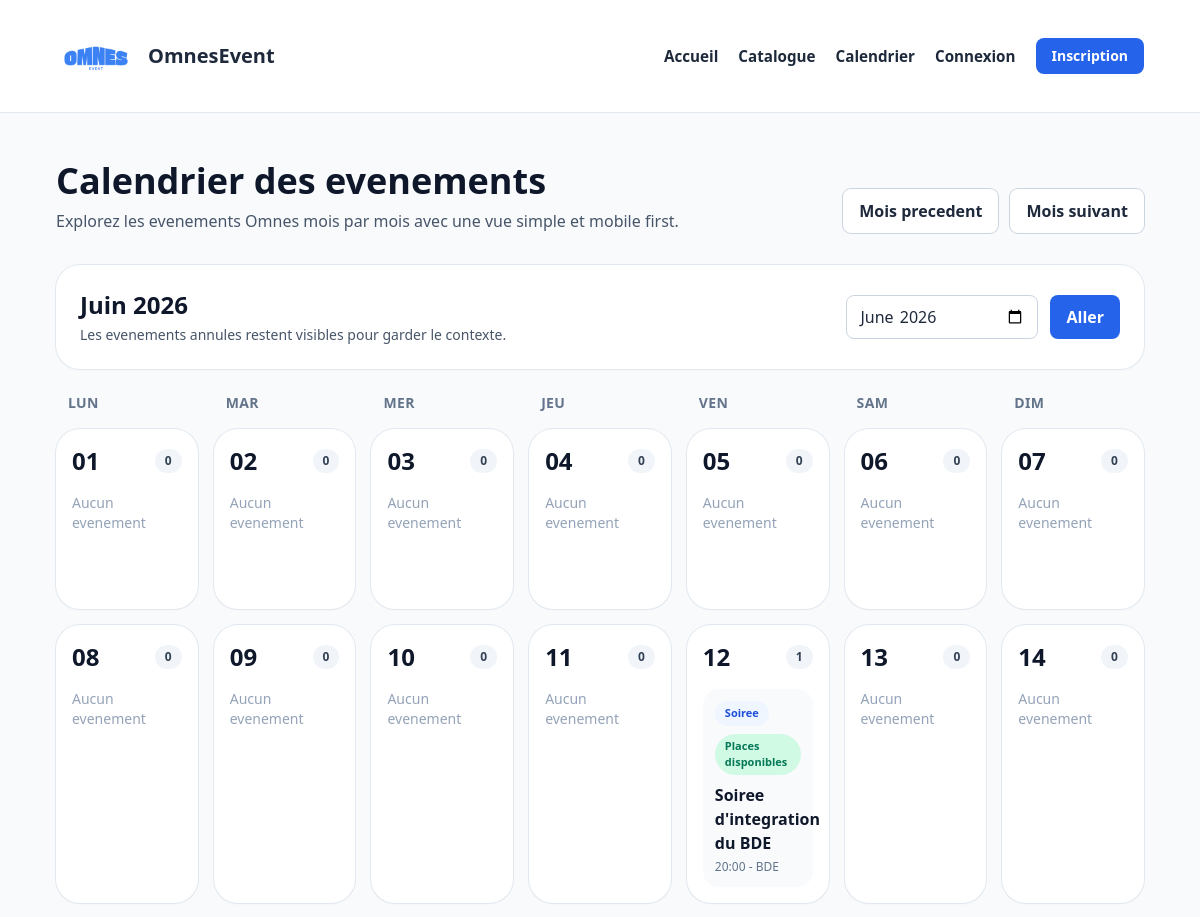
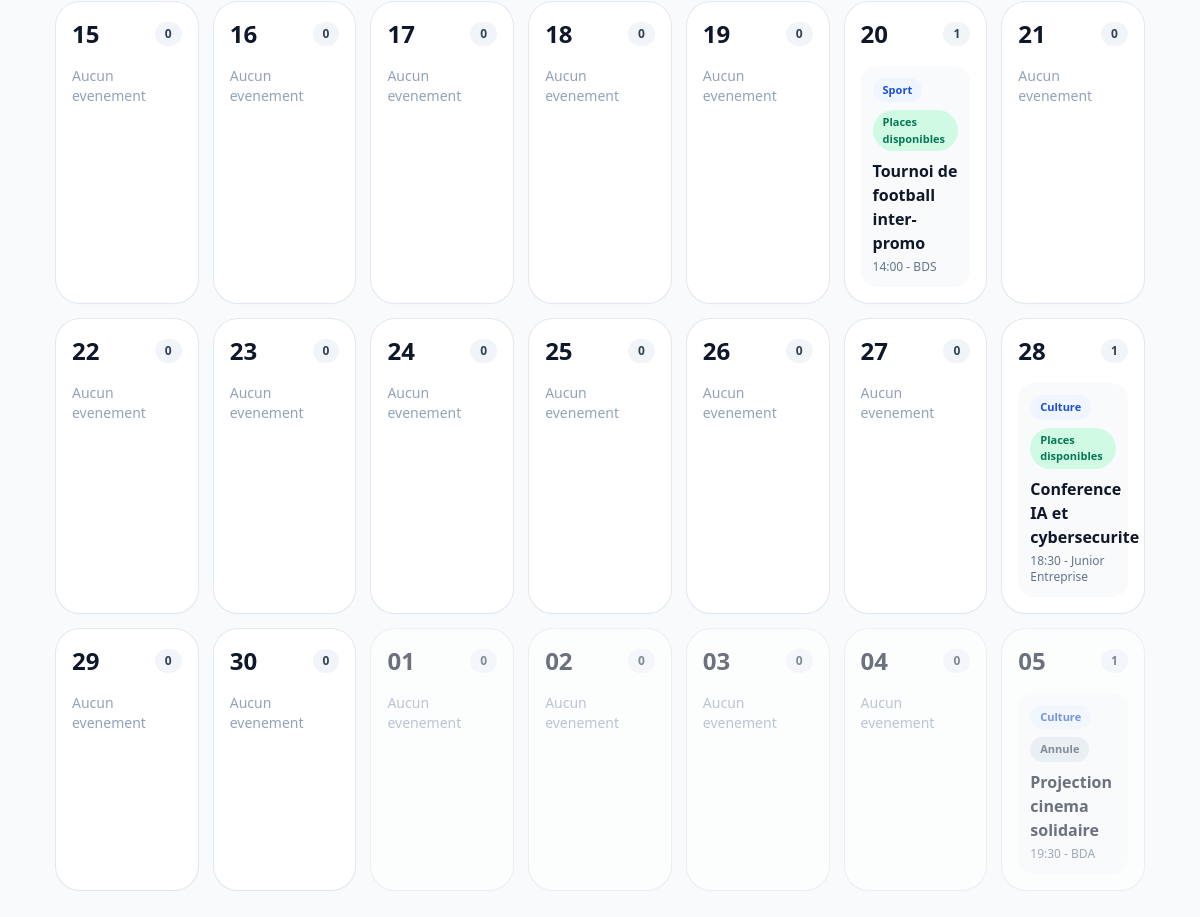
The page /pages/calendrier.php?mois=2026-06 on the database its author committed (2 pictures, top to bottom).
### tables this page shows
CREATE TABLE evenements (
    id INT AUTO_INCREMENT PRIMARY KEY,
    titre VARCHAR(180) NOT NULL,
    description TEXT NOT NULL,
    details_complets TEXT NULL,
    date_evenement DATETIME NOT NULL,
    lieu VARCHAR(180) NOT NULL,
    adresse_complete VARCHAR(255) NULL,
    categorie VARCHAR(50) NOT NULL,
    association VARCHAR(120) NOT NULL,
    image VARCHAR(255) NULL,
    capacite_max INT NOT NULL,
    prix DECIMAL(10,2) NOT NULL DEFAULT 0.00,
    places_reservees INT NOT NULL DEFAULT 0,
    statut ENUM('actif', 'annule') NOT NULL DEFAULT 'actif',
    organisateur_id INT NOT NULL,
    created_at TIMESTAMP NOT NULL DEFAULT CURRENT_TIMESTAMP,
    CONSTRAINT fk_evenements_organisateur
        FOREIGN KEY (organisateur_id) REFERENCES users(id)
        ON DELETE CASCADE
        ON UPDATE CASCADE
);

### includes/functions.php (called while the page is built, shortened)
<?php
function e(null|string|int|float $value): string
{
    return htmlspecialchars((string) $value, ENT_QUOTES, 'UTF-8');
}
function url(string $path = ''): string
{
    $path = trim($path);
    return BASE_URL . '/' . ltrim($path, '/');
}
function format_event_date(string $datetime, string $format = 'd/m/Y a H:i'): string
{
    return (new DateTime($datetime))->format($format);
}
function event_reserved_places(array $event, PDO $pdo): int
{
    if (isset($event['places_reservees'])) {
        return (int) $event['places_reservees'];
    }
    $stmt = $pdo->prepare(
        'SELECT COUNT(*)
         FROM reservations
         WHERE evenement_id = :event_id
           AND statut = "reserve"'
    );
    $stmt->execute(['event_id' => (int) $event['id']]);
    return (int) $stmt->fetchColumn();
}
function event_badge(string $status, int $reserved, int $capacity): array
{
    if ($status === 'annule') {
        return ['bg-slate-200 text-slate-700', 'Annule'];
    }
    return ['bg-emerald-100 text-emerald-700', 'Places disponibles'];
}

### pages/calendrier.php (the view, shortened to what this page needs)
<?php
require_once __DIR__ . '/../includes/bootstrap.php';
$monthInput = trim((string) ($_GET['mois'] ?? date('Y-m')));
$monthDate = DateTime::createFromFormat('Y-m', $monthInput);
if ($monthDate === false) {
    $monthDate = new DateTime(date('Y-m-01'));
} else {
    $monthDate->setDate((int) $monthDate->format('Y'), (int) $monthDate->format('m'), 1);
}
$monthStart = (clone $monthDate)->setTime(0, 0, 0);
$monthEnd = (clone $monthStart)->modify('last day of this month')->setTime(23, 59, 59);
$calendarStart = (clone $monthStart)->modify('-' . ((int) $monthStart->format('N') - 1) . ' days');
$calendarEnd = (clone $monthEnd)->modify('+' . (7 - (int) $monthEnd->format('N')) . ' days');
$prevMonth = (clone $monthStart)->modify('-1 month')->format('Y-m');
$nextMonth = (clone $monthStart)->modify('+1 month')->format('Y-m');
$stmt = $pdo->prepare(
    'SELECT e.*
     FROM evenements e
     WHERE e.date_evenement BETWEEN :start_date AND :end_date
     ORDER BY e.date_evenement ASC'
);
$stmt->execute([
    'start_date' => $calendarStart->format('Y-m-d H:i:s'),
    'end_date' => $calendarEnd->format('Y-m-d H:i:s'),
]);
$events = $stmt->fetchAll();
$eventsByDay = [];
foreach ($events as $event) {
    $dayKey = (new DateTime($event['date_evenement']))->format('Y-m-d');
    $eventsByDay[$dayKey][] = $event;
}
$days = [];
$cursor = clone $calendarStart;
while ($cursor <= $calendarEnd) {
    $days[] = clone $cursor;
    $cursor->modify('+1 day');
}
$weekdayLabels = ['Lun', 'Mar', 'Mer', 'Jeu', 'Ven', 'Sam', 'Dim'];
$monthLabels = [
    1 => 'Janvier',
    2 => 'Fevrier',
    3 => 'Mars',
    4 => 'Avril',
    5 => 'Mai',
    6 => 'Juin',
    7 => 'Juillet',
    8 => 'Aout',
    9 => 'Septembre',
    10 => 'Octobre',
    11 => 'Novembre',
    12 => 'Decembre',
];
$calendarTitle = $monthLabels[(int) $monthStart->format('n')] . ' ' . $monthStart->format('Y');
include __DIR__ . '/../includes/header.php';
?>
<section class="mx-auto max-w-6xl px-4 py-12 md:px-8">
    <div class="mb-8 flex flex-col gap-4 md:flex-row md:items-end md:justify-between">
        <div>
            <h1 class="text-4xl font-bold text-slate-900">Calendrier des evenements</h1>
            <p class="mt-2 text-slate-600">Explorez les evenements Omnes mois par mois avec une vue simple et mobile first.</p>
        </div>
        <div class="flex flex-wrap gap-3">
            <a href="<?= e(url('pages/calendrier.php?mois=' . $prevMonth)) ?>" class="rounded-lg bg-white px-4 py-2.5 font-semibold text-slate-800 ring-1 ring-slate-300 hover:bg-slate-100">
                Mois precedent
            </a>
            <a href="<?= e(url('pages/calendrier.php?mois=' . $nextMonth)) ?>" class="rounded-lg bg-white px-4 py-2.5 font-semibold text-slate-800 ring-1 ring-slate-300 hover:bg-slate-100">
                Mois suivant
            </a>
        </div>
    </div>
    <div class="mb-6 rounded-3xl bg-white p-6 shadow-sm ring-1 ring-slate-200">
        <div class="flex flex-col gap-4 md:flex-row md:items-center md:justify-between">
            <div>
                <h2 class="text-2xl font-bold text-slate-900"><?= e($calendarTitle) ?></h2>
                <p class="mt-1 text-sm text-slate-600">Les evenements annules restent visibles pour garder le contexte.</p>
            </div>
            <form method="get" class="flex gap-3">
                <input type="month" name="mois" value="<?= e($monthStart->format('Y-m')) ?>" class="rounded-lg border border-slate-300 px-3 py-2">
                <button type="submit" class="rounded-lg bg-blue-600 px-4 py-2 font-semibold text-white hover:bg-blue-700">Aller</button>
            </form>
        </div>
    </div>
    <div class="mb-4 hidden grid-cols-7 gap-4 md:grid">
        <?php foreach ($weekdayLabels as $label): ?>
            <div class="px-3 text-sm font-semibold uppercase tracking-wide text-slate-500"><?= e($label) ?></div>
        <?php endforeach; ?>
    </div>
    <div class="grid gap-4 md:grid-cols-7">
        <?php foreach ($days as $day): ?>
            <?php
            $dayKey = $day->format('Y-m-d');
            $isCurrentMonth = $day->format('m') === $monthStart->format('m');
            $dayEvents = $eventsByDay[$dayKey] ?? [];
            ?>
            <article class="min-h-[180px] rounded-3xl bg-white p-4 shadow-sm ring-1 ring-slate-200 <?= $isCurrentMonth ? '' : 'opacity-60' ?>">
                <div class="mb-4 flex items-center justify-between">
                    <div>
                        <p class="text-2xl font-bold text-slate-900"><?= e($day->format('d')) ?></p>
                    </div>
                    <span class="rounded-full bg-slate-100 px-2.5 py-1 text-xs font-semibold text-slate-700"><?= e((string) count($dayEvents)) ?></span>
                </div>
                <div class="space-y-3">
                    <?php if ($dayEvents === []): ?>
                        <p class="text-sm text-slate-400">Aucun evenement</p>
                    <?php endif; ?>
                    <?php foreach ($dayEvents as $event): ?>
                        <?php
                        $reserved = event_reserved_places($event, $pdo);
                        [$badgeClass, $badgeLabel] = event_badge($event['statut'], $reserved, (int) $event['capacite_max']);
                        ?>
                        <a href="<?= e(url('pages/detail-evenement.php?id=' . (int) $event['id'])) ?>" class="block rounded-2xl bg-slate-50 p-3 hover:bg-slate-100">
                            <div class="mb-2 flex flex-wrap items-center justify-between gap-2">
                                <span class="rounded-full bg-blue-50 px-2.5 py-1 text-[11px] font-semibold text-blue-700"><?= e($event['categorie']) ?></span>
                                <span class="rounded-full px-2.5 py-1 text-[11px] font-semibold <?= e($badgeClass) ?>"><?= e($badgeLabel) ?></span>
                            </div>
                            <p class="font-semibold text-slate-900"><?= e($event['titre']) ?></p>
                            <p class="mt-1 text-xs text-slate-500"><?= e(format_event_date($event['date_evenement'], 'H:i')) ?> - <?= e($event['association']) ?></p>
                        </a>
                    <?php endforeach; ?>
                </div>
            </article>
        <?php endforeach; ?>
    </div>
</section>
<?php include __DIR__ . '/../includes/footer.php'; ?>

### assets/styles.css (style rules this page uses)
html { scroll-behavior: smooth; }
body { font-family: "Segoe UI", Tahoma, Geneva, Verdana, sans-serif; }

### rows shown on the page
evenements: categorie "Soiree", badgeLabel "Places disponibles", titre "Soiree d'integration du BDE", date_evenement "20:00", association "BDE"
evenements: categorie "Sport", badgeLabel "Places disponibles", titre "Tournoi de football inter-promo", date_evenement "14:00", association "BDS"
evenements: categorie "Culture", badgeLabel "Places disponibles", titre "Conference IA et cybersecurite", date_evenement "18:30", association "Junior Entreprise"
evenements: categorie "Culture", badgeLabel "Annule", titre "Projection cinema solidaire", date_evenement "19:30", association "BDA"

### other values the page prints
$calendarTitle "Juin 2026"
$label "LUN"
$label "MAR"
$label "MER"
$label "JEU"
$label "VEN"
$label "SAM"
$label "DIM"
$day->format('d') "01"
count($dayEvents) "0"
$day->format('d') "02"
$day->format('d') "03"
$day->format('d') "04"
$day->format('d') "05"
$day->format('d') "06"
